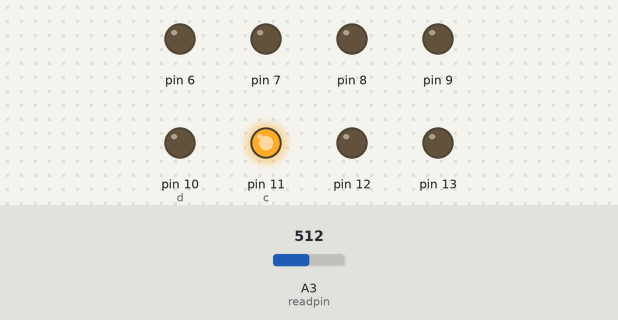
Bench run of a sketch on a simulated Arduino Uno, built with avr-gcc and run on an emulated ATmega328P. Parts: output pins drawn as LEDs (lit = HIGH). Inputs (shaded band) come from the test bench; at power-on: A3 (readpin) = 512. What the sketch prints to the serial monitor is not drawn.

Above: at 0.1 s.
Timing chart, 0 to 1.6 s (numbered marks = the images above):
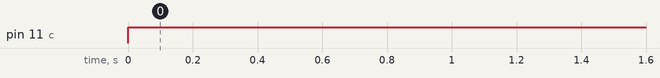

The sketch:

Voltmeter.ino
```cpp
int a=13;
int b=12;
int c=11;
int d=10;
int f=9;
int g=8;
int e=7;
int readpin=A3, readvalue;
float V2;

//digitalWrite(a, HIGH);
//digitalWrite(b, HIGH);
//digitalWrite(c, HIGH);
//digitalWrite(d, HIGH);
//digitalWrite(e, HIGH);
//digitalWrite(f, HIGH);
//digitalWrite(g, HIGH);
//delay(1000);

//digitalWrite(a, LOW);
//digitalWrite(b, LOW);
//digitalWrite(c, LOW);
//digitalWrite(d, LOW);
//digitalWrite(e, LOW);
//digitalWrite(f, LOW);
//digitalWrite(g, LOW);
//delay(1000);


void setup() {
  pinMode(13, OUTPUT);
  pinMode(12, OUTPUT);
  pinMode(11, OUTPUT);
  pinMode(10, OUTPUT);
  pinMode(9, OUTPUT);
  pinMode(8, OUTPUT);
  pinMode(7, OUTPUT);
  pinMode(6, OUTPUT);
  pinMode(readpin,INPUT);
  Serial.begin(9600);
}

void loop() {
  // put your main code here, to run repeatedly:
//digitalWrite(6, HIGH);
digitalWrite(c, HIGH);
digitalWrite(d, LOW);

readvalue=analogRead(readpin);
// V2=(5.0/1023.0)*readvalue;
Serial.println(readvalue);
delay(30);

//if(V2<0.5){
//  // 0
//digitalWrite(a, HIGH);
//digitalWrite(b, LOW);
//digitalWrite(c, LOW);
//digitalWrite(d, LOW);
//digitalWrite(e, LOW);
//digitalWrite(f, LOW);
//digitalWrite(g, LOW);
//}
//
//else if(V2<1.5){
//  // 1
//digitalWrite(a, HIGH);
//digitalWrite(b, HIGH);
//digitalWrite(c, HIGH);
//digitalWrite(d, LOW);
//digitalWrite(e, LOW);
//digitalWrite(f, HIGH);
//digitalWrite(g, HIGH);
//}
//
//else if(V2<2.5){
//  // 2
//digitalWrite(a, LOW);
//digitalWrite(b, HIGH);
//digitalWrite(c, LOW);
//digitalWrite(d, LOW);
//digitalWrite(e, HIGH);
//digitalWrite(f, LOW);
//digitalWrite(g, LOW);
//}
//
//else if(V2<3.5){
//  // 3
//digitalWrite(a, LOW);
//digitalWrite(b, HIGH);
//digitalWrite(c, LOW);
//digitalWrite(d, LOW);
//digitalWrite(e, LOW);
//digitalWrite(f, LOW);
//digitalWrite(g, HIGH);
//}
//
//else if(V2<4.5){
//  // 4
//digitalWrite(a, LOW);
//digitalWrite(b, LOW);
//digitalWrite(c, HIGH);
//digitalWrite(d, LOW);
//digitalWrite(e, LOW);
//digitalWrite(f, HIGH);
//digitalWrite(g, HIGH);
//}
//
//else{
//  // 5
//digitalWrite(a, LOW);
//digitalWrite(b, LOW);
//digitalWrite(c, LOW);
//digitalWrite(d, HIGH);
//digitalWrite(e, LOW);
//digitalWrite(f, LOW);
//digitalWrite(g, HIGH);
//}
}
```

Measured:
- by itself, pin 11 (c): LOW → HIGH at 0.00 s
